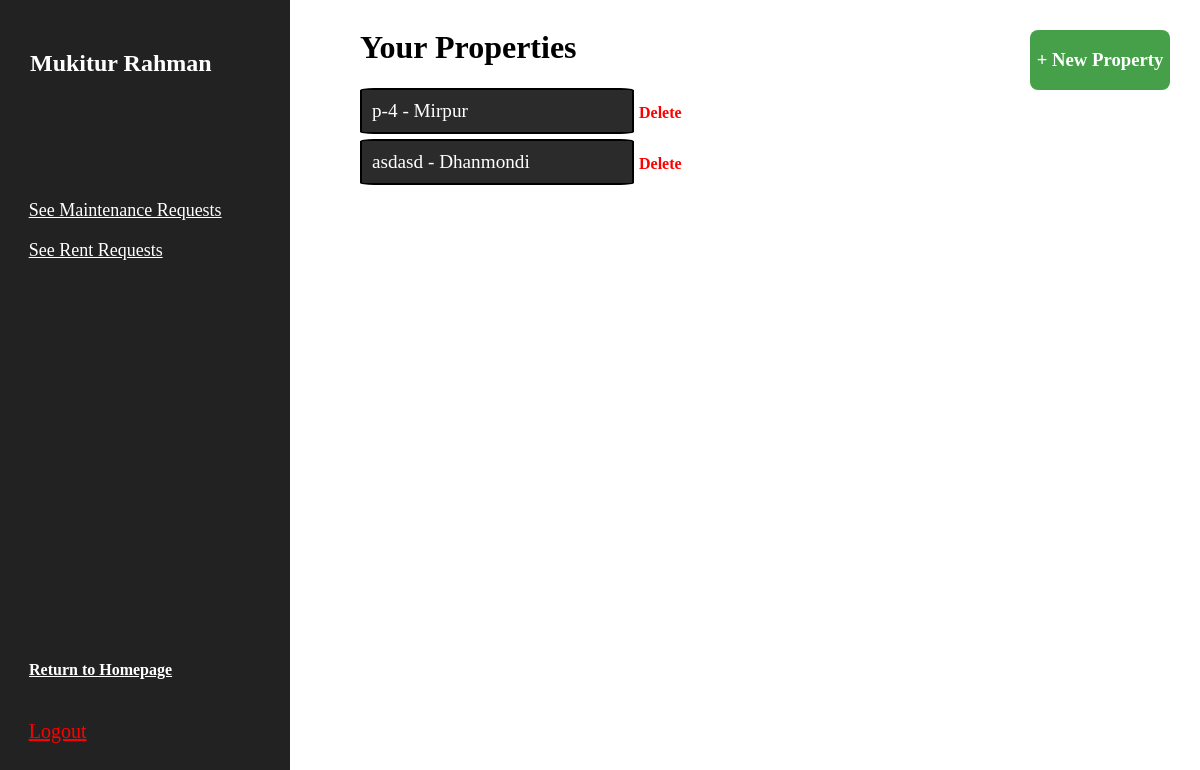
The app's page /index/o_dash.php?username=ashik with its own data.
### tables this page shows
CREATE TABLE `users` (
  `username` varchar(14) NOT NULL,
  `pass` varchar(255) NOT NULL,
  `name` varchar(100) NOT NULL,
  `email` varchar(50) NOT NULL,
  `phone` int(14) NOT NULL,
  `address` varchar(100) NOT NULL,
  `o_flag` int(11) NOT NULL DEFAULT 0,
  `p_enlisted` int(12) NOT NULL,
  `verification_code` varchar(32) NOT NULL,
  `email_verified` varchar(10) NOT NULL DEFAULT 'Unverified',
  `t_flag` int(11) NOT NULL DEFAULT 0,
  `tenant_f_id` int(11) DEFAULT NULL
);

CREATE TABLE `properties` (
  `p_id` int(11) NOT NULL,
  `o_username` varchar(20) NOT NULL,
  `p_name` varchar(50) NOT NULL,
  `location_a` varchar(20) NOT NULL,
  `address` varchar(100) NOT NULL,
  `lift_status` varchar(2) NOT NULL,
  `total_flats` int(11) NOT NULL
);

### index/o_dash.php (the view, shortened to what this page needs)
<?php
include "../database_connection.php";
if (isset($_SESSION['username'])) {
    $username = $_SESSION['username'];
} else if (isset($_GET['username'])) {
    $username = $_GET['username'];
} else {
    header("Location: http://homify.local/login/login.php");
    exit();
}
$query = "SELECT name FROM users WHERE username = '$username'";
$result = mysqli_query($conn, $query);
$row = mysqli_fetch_assoc($result);
$name = $row['name'];
$sql = "SELECT * FROM properties WHERE o_username = '$username'";
$result = $conn->query($sql);
?>
<!DOCTYPE html>
<html lang="en">
<head>
  <link rel="stylesheet" href="index.css">
</head>
<body>
  <div class="side-bar">
    <h2 style="padding:30px; color: white"><?php echo $name; ?></h2>
    <div style= "position: absolute; top:80%;left: 10%">
      <a href="./index.php" style="color:white;">
        <h4>Return to Homepage</h4>
      </a>
    </div>
    <div style= "position: absolute; top:90%;left: 3%">
      <a href="../logout.php" class="button" style="color:red">
        Logout
      </a>
    </div>
    <div style= "position: absolute; top:30%;left: 3%">
        <a href="../flats/rent_req_list.php" class="button" style=" font-size: 18px;">
          See Rent Requests
        </a>
    </div>
    <div style= "position: absolute; top:25%;left: 3%">
        <a href="maint_req_list.php" class="button" style=" font-size: 18px;">
          See Maintenance Requests
        </a>
    </div>
  </div>
  <a href="../property_enlist/pe_form.php" style="text-decoration: none;">
    <div class="add_property">
      <h3>+ New Property</h3>
    </div>
  </a>
  <div class="main-content">
    <ul class="property-list">
      <h1>Your Properties</h1>
      <?php
        if ($result->num_rows > 0) {
            while ($row = $result->fetch_assoc()) {
                echo '<li style="display: flex; align-items: center; justify-content: space-between;">';
                echo '<a href="../flats/flats.php?p_id=' . $row['p_id'] . '" style="text-decoration: none; font-size: larger;">';
                echo '<div class="list_i">' . $row['p_name'] . " - " . $row['location_a'] . '</div>';
                echo '</a>';
                echo '<a href="delete_property.php?p_id=' . $row['p_id'] . '" onclick="return confirm(\'Are you sure you want to delete this property?\');" style="color: red; text-decoration: none; margin-left: 5px; font-weight: bold;">Delete</a>';
                echo '</li>';
            }
        } else {
            echo '<li>No properties found</li>';
        }
      ?>
    </ul>
  </div>
</body>
</html>

### index/index.css (style rules this page uses)
* { font-family: Cambria, Cochin, Georgia, Times, 'Times New Roman', serif; }
.button { color: white; font-size: 20px; padding: 10px 20px; cursor: pointer; }
.side-bar { height: 100vh; width: 290px; background-color: #222222; position: fixed; top: 0; left: 0; overflow-y: auto; }
.add_property { position: fixed; top: 30px; right: 30px; background-color: #45a049; border-radius: 8px; height: 60px; width: 140px; display: flex; justify-content: center; align-items: center; color: white; font-size: 16px; cursor: pointer; }
.property-list { list-style-type: none; padding: 0; margin: 0 auto; position: absolute; left: 30%; list-style: none; }
.list_i { background-color: #2b2b2b; color: white; width: 250px; display: block; padding: 10px; margin-bottom: 5px; border: 2px solid black; word-wrap: break-word; border-radius: 5%; list-style-type: none; }

### records on screen
users: name "Mukitur Rahman"
properties: p_name "p-4", location_a "Mirpur"
properties: p_name "asdasd", location_a "Dhanmondi"
